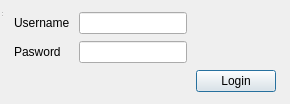
<?xml version="1.0" encoding="UTF-8"?>
<ui version="4.0">
 <class>MainWindow</class>
 <widget class="QDialog" name="MainWindow">
  <property name="geometry">
   <rect>
    <x>0</x>
    <y>0</y>
    <width>290</width>
    <height>104</height>
   </rect>
  </property>
  <property name="sizePolicy">
   <sizepolicy hsizetype="Fixed" vsizetype="Fixed">
    <horstretch>0</horstretch>
    <verstretch>0</verstretch>
   </sizepolicy>
  </property>
  <property name="minimumSize">
   <size>
    <width>286</width>
    <height>93</height>
   </size>
  </property>
  <property name="windowTitle">
   <string>BOE</string>
  </property>
  <property name="windowIcon">
   <iconset>
    <normaloff>assets/B.o.E..png</normaloff>assets/B.o.E..png</iconset>
  </property>
  <layout class="QGridLayout" name="gridLayout">
   <item row="1" column="0">
    <widget class="QLabel" name="label_2">
     <property name="sizePolicy">
      <sizepolicy hsizetype="Fixed" vsizetype="Fixed">
       <horstretch>0</horstretch>
       <verstretch>0</verstretch>
      </sizepolicy>
     </property>
     <property name="text">
      <string>Pasword</string>
     </property>
    </widget>
   </item>
   <item row="2" column="6">
    <widget class="QPushButton" name="Login">
     <property name="sizePolicy">
      <sizepolicy hsizetype="Fixed" vsizetype="Fixed">
       <horstretch>0</horstretch>
       <verstretch>0</verstretch>
      </sizepolicy>
     </property>
     <property name="text">
      <string>Login</string>
     </property>
    </widget>
   </item>
   <item row="0" column="0">
    <widget class="QLabel" name="label">
     <property name="sizePolicy">
      <sizepolicy hsizetype="Fixed" vsizetype="Fixed">
       <horstretch>0</horstretch>
       <verstretch>0</verstretch>
      </sizepolicy>
     </property>
     <property name="text">
      <string>Username</string>
     </property>
    </widget>
   </item>
   <item row="0" column="1">
    <widget class="QLineEdit" name="user">
     <property name="sizePolicy">
      <sizepolicy hsizetype="Fixed" vsizetype="Fixed">
       <horstretch>0</horstretch>
       <verstretch>0</verstretch>
      </sizepolicy>
     </property>
    </widget>
   </item>
   <item row="1" column="1">
    <widget class="QLineEdit" name="passwd">
     <property name="sizePolicy">
      <sizepolicy hsizetype="Fixed" vsizetype="Fixed">
       <horstretch>0</horstretch>
       <verstretch>0</verstretch>
      </sizepolicy>
     </property>
     <property name="echoMode">
      <enum>QLineEdit::Password</enum>
     </property>
    </widget>
   </item>
  </layout>
  <widget class="QStatusBar" name="statusbar">
   <property name="geometry">
    <rect>
     <x>0</x>
     <y>0</y>
     <width>3</width>
     <height>18</height>
    </rect>
   </property>
  </widget>
 </widget>
 <resources/>
 <connections/>
</ui>
